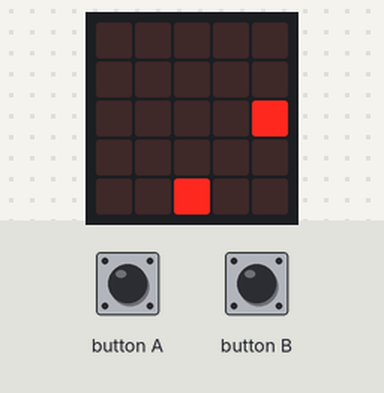
Recording of a program running on a simulated BBC micro:bit (MakeCode). On the bench: the board's 5×5 LED display. Inputs (shaded band) come from the test bench. Random numbers come from a fixed seed; the short countdown, score and lost-life animations are approximate.

Above: at 1.6 s.
1.7 s: button A pressed for 0.15 s
At 2.9 s:
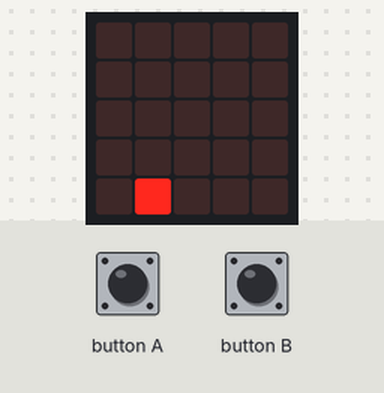
4.8 s: button B pressed for 0.15 s
At 5.2 s:
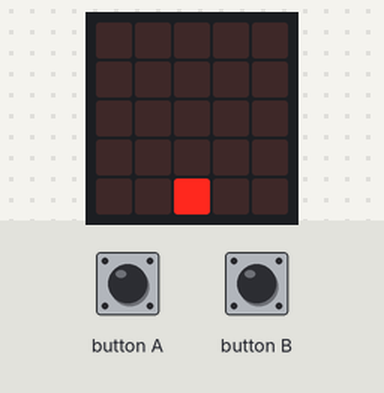
5.5 s: button A pressed for 0.15 s
At 5.77 s:
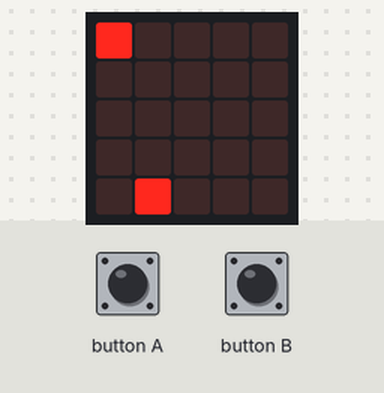
6.2 s: button B pressed for 0.15 s
At 6.57 s:
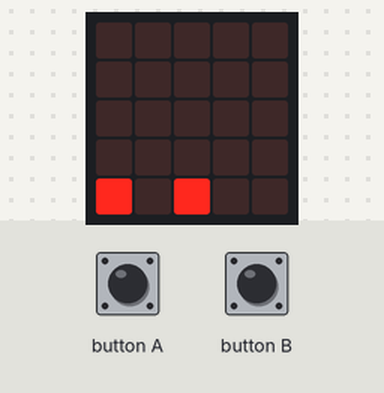
6.9 s: button A pressed for 0.15 s
At 7.4 s:
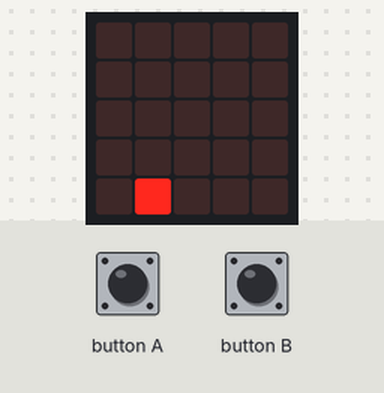
7.6 s: button B pressed for 0.15 s
At 8.04 s:
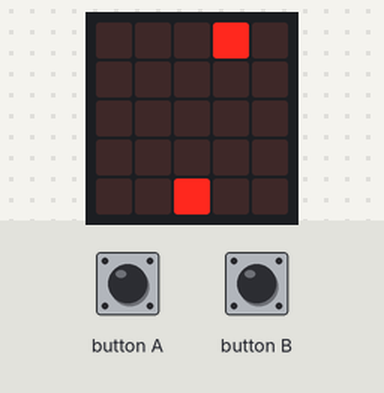
Timing chart, 0 to 10.6 s (numbered marks = the images above; inputs shaded):
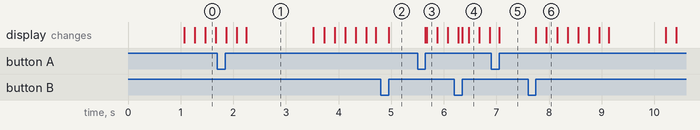

The program:

main.ts
```typescript
input.onButtonPressed(Button.A, function () {
    JUGADORXD.change(LedSpriteProperty.X, -1)
})
input.onButtonPressed(Button.B, function () {
    JUGADORXD.change(LedSpriteProperty.X, 1)
})
let OBJ: game.LedSprite = null
let JUGADORXD: game.LedSprite = null
JUGADORXD = game.createSprite(2, 4)
basic.forever(function () {
    basic.pause(randint(1000, 1500))
    OBJ = game.createSprite(randint(0, 4), 0)
    for (let index = 0; index < 4; index++) {
        basic.pause(200)
        OBJ.change(LedSpriteProperty.Y, 1)
    }
    if (OBJ.isTouching(JUGADORXD)) {
        game.gameOver()
    }
    basic.pause(200)
    game.addScore(1)
    OBJ.delete()
})
```

test.ts
```typescript
// aquí va el archivo "tests"; esto no se compilará cuando este paquete se utilice como una extensión.
```

Measured:
- after the input at 4.8 s, the display: changes after 0.15 s (image 2)
- after the input at 6.9 s, the display: changes after 0.15 s (image 5)
- what the display in image 1 shows lasts 1.3 s, from 2.2 s to 3.5 s
